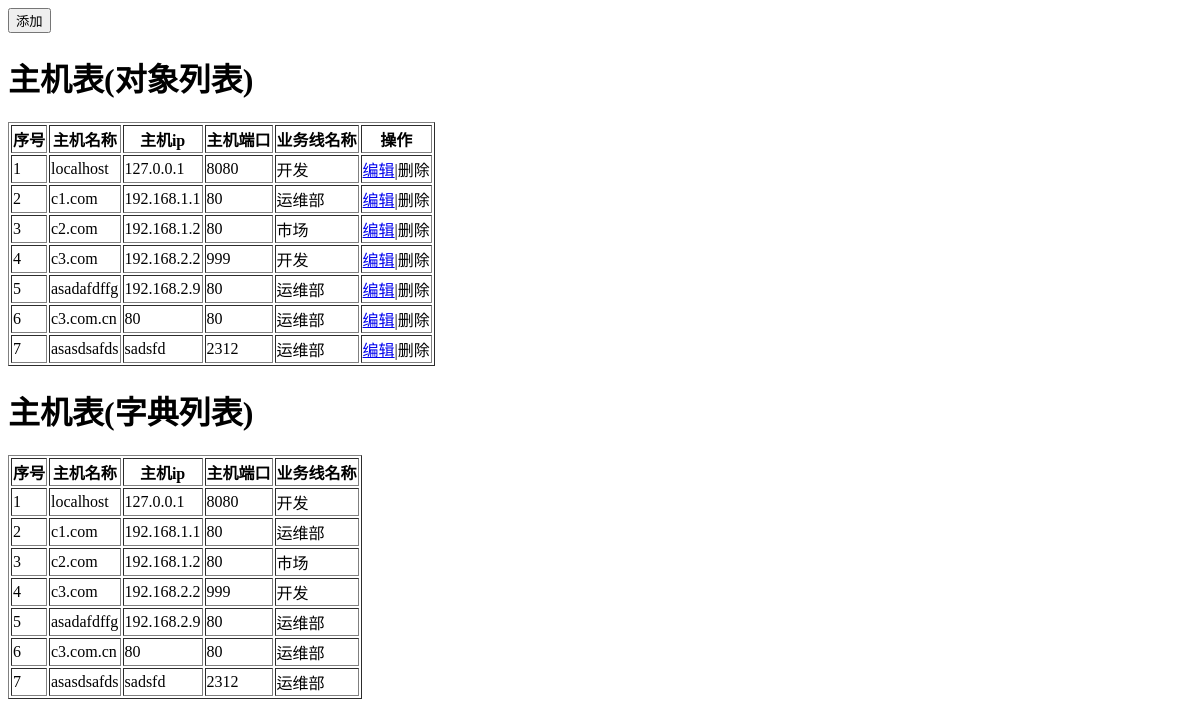
The page /host on the database as committed earlier.
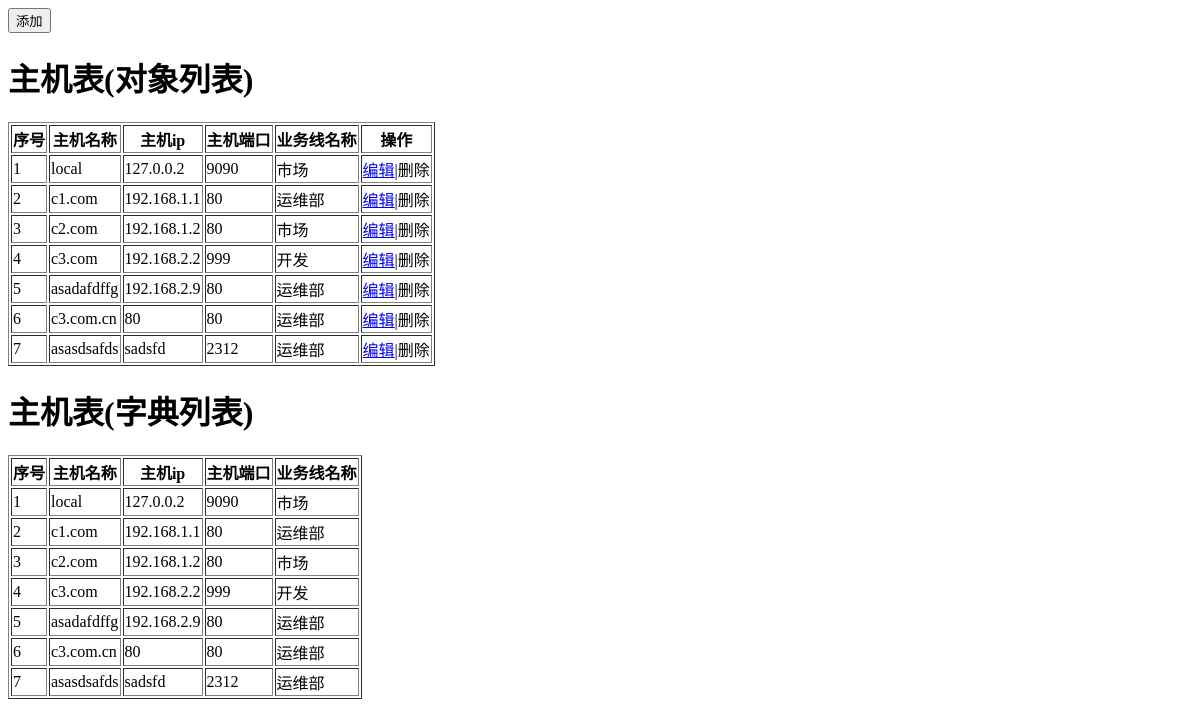
The same page on the database as committed later.
### app01/models.py (models this page shows)
class Host(models.Model):
    nid = models.AutoField(primary_key=True)
    hostname = models.CharField(max_length=32, db_index=True)
    ip = models.GenericIPAddressField(protocol='both', db_index=True)
    port = models.IntegerField()
    business = models.ForeignKey(to='Business', to_field='id')

class Business(models.Model):
    caption = models.CharField(max_length=32)
    english = models.CharField(max_length=32, null=True)

### app01/views.py (the view, shortened to what this page needs)
# urls.py: url(r'^host$', views.host),
def host(request):
    if request.method == 'GET':
        hosts1 = models.Host.objects.all()
        hosts2 = models.Host.objects.filter(nid__gt=0).values('nid', 'ip', 'hostname', 'port', 'business_id',
                                                              'business__caption')
        businesses1 = models.Business.objects.all()
        return render(request, 'host.html', {'hosts1': hosts1, 'hosts2': hosts2, 'businesses': businesses1})

### templates/host.html (shortened to what this page needs)
<!DOCTYPE html>
<html lang="en">
<head>
</head>
<body>
    <div>
        <input id="add-host" type="button" value="添加">
    </div>
    <h1>主机表(对象列表)</h1>
    <table border="1">
        <thead>
            <th>序号</th>
            <th>主机名称</th>
            <th>主机ip</th>
            <th>主机端口</th>
            <th>业务线名称</th>
            <th>操作</th>
        </thead>
        <tbody>
                {% for host in hosts1 %}
                    <tr host-id="{{host.nid}}" buniness-id="{{host.business.id}}">
                        <td>{{ forloop.counter }}</td>
                        <td>{{ host.hostname }}</td>
                        <td>{{ host.ip }}</td>
                        <td>{{ host.port }}</td>
                        <td>{{ host.business.caption }}</td>
                        <td><a class="edit" href="#">编辑</a>|<a class="delete">删除</a></td>
                    </tr>
                {% endfor %}
        </tbody>
    </table>
    <h1>主机表(字典列表)</h1>
    <table border="1">
        <thead>
            <th>序号</th>
            <th>主机名称</th>
            <th>主机ip</th>
            <th>主机端口</th>
            <th>业务线名称</th>
        </thead>
        <tbody>
            {% for host in hosts2 %}
                <tr host-id="{{host.nid}}" buniness-id="{{host.business_id}}">
                    <td>{{ forloop.counter }}</td>
                    <td>{{ host.hostname }}</td>
                    <td>{{ host.ip }}</td>
                    <td>{{ host.port }}</td>
                    <td>{{ host.business__caption }}</td>
                </tr>
            {% endfor %}
        </tbody>
    </table>
</body>
</html>

Rows that differ between the two databases and show on the page:
changed Host: hostname "localhost" → "local"; ip "127.0.0.1" → "127.0.0.2"; port "8080" → "9090"; business.caption "开发" → "市场"; business__caption "开发" → "市场"
